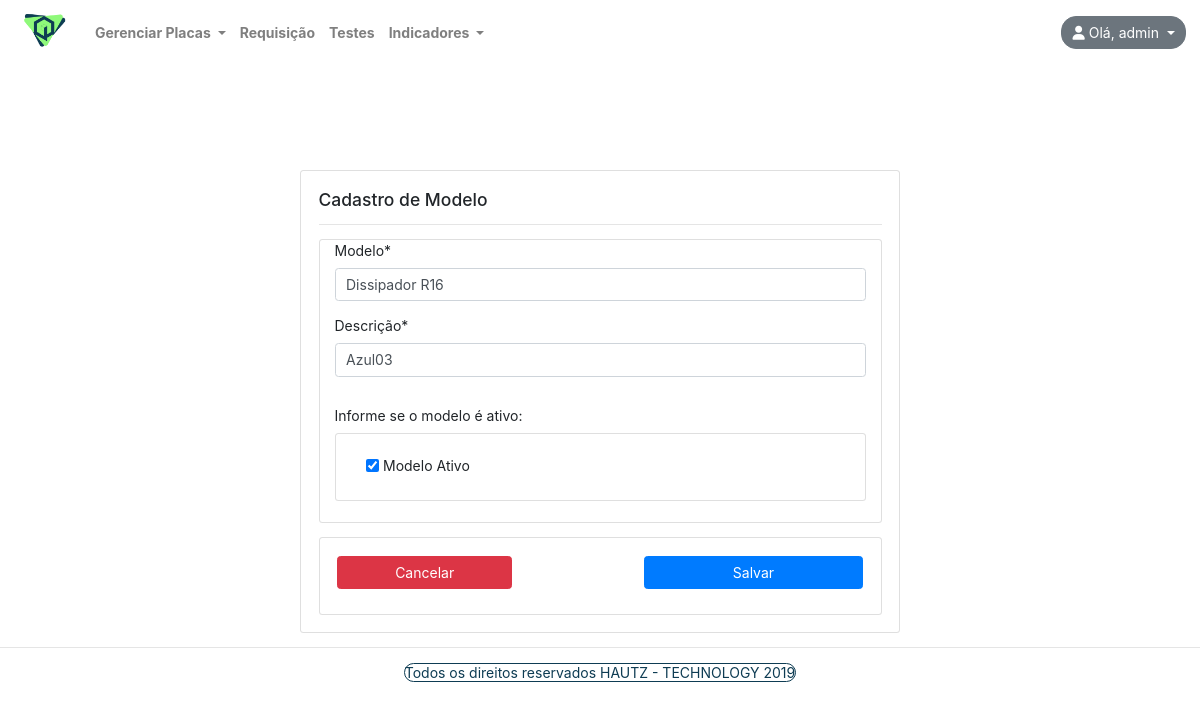
The app's page /placas/atualiza-modelo/1 (signed in) with its own data.
### contas/models/usuario.py (models this page shows, shortened)
class Usuario(AbstractBaseUser):
    username = models.CharField(
        "Nome de Usuário",
        max_length=120,
        unique=True
    )
    data_expiracao = models.DateField(
        "Data Expiração",
        null=True
    )
    tipo = models.CharField(
        "Tipo de Usuário",
        max_length=1,
        choices = TIPOS
    )
    objects = UsuarioManager()
    USERNAME_FIELD =  'username'
    REQUIRED_FIELDS = []
    def __str__(self):
        return self.username
    class Meta:
        db_table = 'USUARIO'

### placas/models/modelo_placas.py (models this page shows, shortened)
class Modelo_placas(models.Model):
    Modelo = models.CharField(
        'modelo',
        max_length=120
    )
    Descricao = models.CharField(
        'Descrição',
        max_length=200
    )
    Ativo = models.BooleanField(
        'Modelo Ativo',
        default=True
    )
    class Meta:
        db_table = 'MODELO_PLACAS'
        constraints = [
            models.UniqueConstraint(fields=['Modelo', 'Descricao'], name="Constraint_modelo")
        ]

### placas/views.py (the view)
# urls.py: path('atualiza-modelo/<int:id>', views.atualiza_modelo, name="atualiza-modelo"),
@login_required
def atualiza_modelo(request, id):#Atualizar Modelo
    modelos = get_object_or_404(Modelo_placas, pk=id)
    form = ModeloForm(request.POST or None,
                      request.FILES or None, instance=modelos)
    context = {
        "form": form
    }
    if form.is_valid():
        form.save()
        return redirect('placas:lista-modelo')
    return render(request, "placas/cadastrar-modelo.html", context)

### placas/forms.py
class ModeloForm(forms.ModelForm):
    class Meta:
        model = Modelo_placas
        fields = '__all__'

### indicadores/context_processors.py (called while the page is built)
def menu_indicadores(requets):
    return {
        "Menu_indicadores": Menu_indicadores.objects.all()
    }

### placas/context_processors.py (called while the page is built)
def menu_placas(requets):
    return {
        "Menu_placas": Menu_placas.objects.all()
    }

### testes/context_processors.py (called while the page is built)
def menu_testes(requets):
    return {
        "lista_testes": Menu_testes.objects.all()
    }

### placas/templates/placas/cadastrar-modelo.html (shortened to what this page needs)
{% extends "base.html" %}
{% load static %}
{% load crispy_forms_tags %}
{% block conteudo %}
<div class="card w-50" style="width: 21.5em;margin:0 auto;">
    <div class="card-body">
        <h5 class="card-title mb-2">Cadastro de Modelo</h5>
        <hr />
        <form method="POST" class="post-form ">
            <div class="card col-md-12 mb-3">
                <div class="form-row">
                    <div class="form-group col-md-12 mb-0">
                        {{ form.Modelo  | as_crispy_field}}
                    </div>
                </div>
                <div class="form-row">
                    <div class="form-group col-md-12 mb-3">
                        {{ form.Descricao  | as_crispy_field}}
                    </div>
                </div>
                <label for="comment">Informe se o modelo é ativo:</label>
                <div class="card col-md-12 mb-4">
                    <div class="form-row col-md-12 mb-1">
                        <div class="form-group col-md-12 mb-2"><br>
                            {{ form.Ativo  | as_crispy_field}}
                        </div>
                    </div>
                </div>
            </div>
            <div class="card text-center">
                <div class="card-body">
                    <div class="card-text">
                        <button type="button" value="Voltar" class="save btn btn-danger col-md-4 mb-2 pull-left" onClick="javascript: history.go(-1);">Cancelar</button>
                        <button type="submit" class="save btn btn-primary col-md-5 mb-2 pull-right">Salvar</button>
                    </div>
                </div>
            </div>
        </form>
    </div>
</div>
{% endblock conteudo %}

### core/templates/base.html (shortened to what this page needs)
{% load static %}
<!DOCTYPE html>
<html lang="pt-br">
<head>
    <link rel="stylesheet" href="https://stackpath.bootstrapcdn.com/bootstrap/4.3.1/css/bootstrap.min.css"
>
    <link rel="stylesheet"href="//maxcdn.bootstrapcdn.com/font-awesome/4.3.0/css/font-awesome.min.css">
    <link rel="stylesheet" type="text/css" href="{% static 'css/personal.css' %}" />
</head>
<header>
    <body class="css-body">
        <nav class="navbar navbar-expand-sm navbar-light font-weight-bold bg-transparent">
            <a class="navbar-brand" href="{% url 'core:home' %}">
                <img src="{% static 'logo_genesisq.png' %}" width="60" />
            </a>
            {% if user.is_authenticated %}
            <div class="collapse navbar-collapse" id="navbarSupportedContent">
                <ul class="navbar-nav mr-auto">
                    <li class="nav-item dropdown ">
                        <a class="nav-link dropdown-toggle" href="#" id="navbarDropdown" role="button"
                            data-toggle="dropdown" aria-haspopup="true" aria-expanded="false">
                            Gerenciar Placas
                        </a>
                    </li>
                    <li class="nav-item">
                        <a class="nav-link" href="{% url 'requisicao:requisicao' %}">Requisição</a>
                    </li>
                    <li class="nav-item">
                        <a class="nav-link" href="{% url 'testes:lista-itens-teste' %}">Testes</a>
                    </li>
                    <li class="nav-item dropdown">
                        <a class="nav-link dropdown-toggle" href="#" id="navbarDropdown" role="button"
                            data-toggle="dropdown" aria-haspopup="true" aria-expanded="false">
                            Indicadores
                        </a>
                    </li>
                </ul>
                <div class="dropdown">
                    <button class="btn btn-secondary dropdown-toggle" type="button" id="dropdownMenuButton"
                        data-toggle="dropdown" aria-haspopup="true" aria-expanded="false" style="border-radius: 15px;">
                        <i class="fas fa-user " alt="foto do usuário"></i>
                        Olá, {{ user }}
                        </a></button>
                </div>
                {% else %}
                <a class="navbar-brand" href="{% url 'core:home' %}">GenesisQ</a>
                <ul class="navbar-nav ml-auto">
                    <a role="button" href="{% url 'core:entrar' %}" class="btn btn btn-success">Entrar</a>
                </ul>
                {% endif %}
        </nav>
</header>
<main>
    <div class="container-fluid">
        <div class="row">
            {% block conteudo %}
            {% endblock conteudo %}
        </div>
    </div>
</main>
</body>
<footer class="text-center">
    <hr />
    <a class="bg-text-blue"> Todos os direitos reservados HAUTZ - TECHNOLOGY 2019 </a>
</footer>
</html>

### core/static/css/personal.css (style rules this page uses)
a { color: inherit; }
footer { color: rgb(14, 60, 83); }
.bg-text-blue { background: white; border-radius: 10px; border: solid 1px rgb(14, 60, 83);v }
body { background-size: cover; background-repeat: no-repeat; background-position: top; position: relative; background-attachment: fixed; overflow: auto; }
html { font-size: 14px; }

### records on screen
Usuario: username "admin"
Modelo_placas: Modelo "Dissipador R16", Descricao "Azul03", Ativo "☑"
